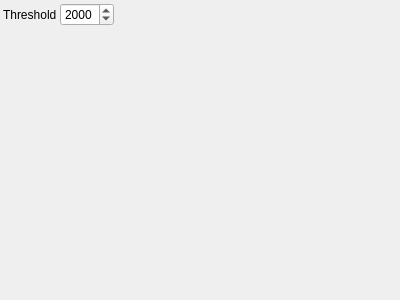
<?xml version="1.0" encoding="UTF-8"?>
<ui version="4.0">
 <class>BinarizeParametersControlWidget</class> 
 <widget class="QWidget" name="BinarizeParametersControlWidget">
  <property name="geometry">
   <rect>
    <x>0</x>
    <y>0</y>
    <width>400</width>
    <height>300</height>
   </rect>
  </property>
  <property name="windowTitle">
   <string>BinarizeParameters</string>
  </property>
  <layout class="QGridLayout" name="gridLayout">
   <property name="margin">
    <number>3</number>
   </property>
   <property name="spacing">
    <number>3</number>
   </property>
    <item row="0" column="0">
     <widget class="QLabel" name="label_0">
       <property name="text">
         <string>Threshold</string>
       </property>
     </widget>
    </item>
    <item row="0" column="1">
     <widget class="QSpinBox" name="thresholdSpinBox">
       <property name="toolTip">
         <string>Threshold</string>
       </property>
       <property name="minimum">
        <number>0</number>
       </property>
       <property name="maximum">
        <number>4096</number>
       </property>
       <property name="singleStep">
        <number>1</number>
       </property>
       <property name="value">
        <number>2000</number>
       </property>
     </widget>
    </item>
   <item row="1" column="0">
    <spacer name="verticalSpacer">
     <property name="orientation">
      <enum>Qt::Vertical</enum>
     </property>
     <property name="sizeHint" stdset="0">
      <size>
       <width>0</width>
       <height>0</height>
      </size>
     </property>
    </spacer>
   </item>
   <item row="1" column="2">
    <spacer name="horizontalSpacer">
     <property name="orientation">
      <enum>Qt::Horizontal</enum>
     </property>
     <property name="sizeHint" stdset="0">
      <size>
       <width>0</width>
       <height>0</height>
      </size>
     </property>
    </spacer>
   </item>
  </layout>
 </widget>
 <layoutdefault spacing="3" margin="3"/>
 <resources/>
 <connections>
  <connection>
   <sender>thresholdSpinBox</sender>
   <signal>valueChanged(int)</signal>
   <receiver>BinarizeParametersControlWidget</receiver>
   <slot>changeParameters()</slot>
  </connection>
 </connections>
 <slots>
  <slot>changeParameters()</slot>
 </slots>
 <customwidgets>
 </customwidgets>
</ui>
